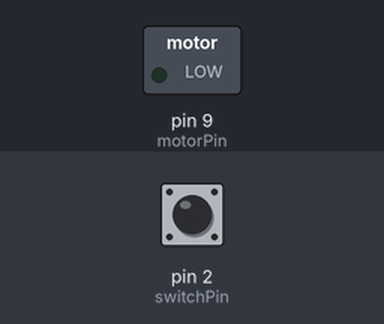
Bench run of a sketch on a simulated Arduino Uno, built with avr-gcc and run on an emulated ATmega328P. Shown: switched loads named in the sketch (green lamp = pin HIGH). The inputs (shaded band) are chosen by the test bench; at power-on: pin 2 (switchPin) LOW.

Above: at 1.2 s.
1.3 s: pin 2 (switchPin) pulled HIGH for 0.15 s
At 2.5 s:
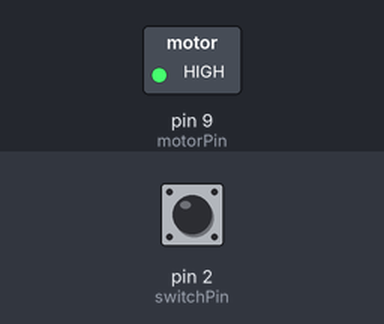
2.9 s: pin 2 (switchPin) pulled HIGH for 1 s
At 3.8 s:
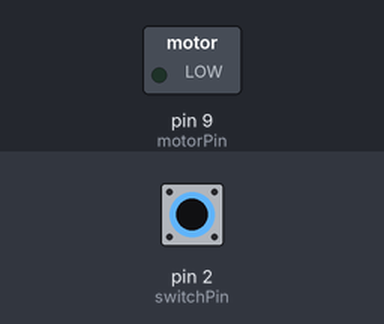
5.4 s: pin 2 (switchPin) pulled HIGH for 3.2 s
At 5.7 s:
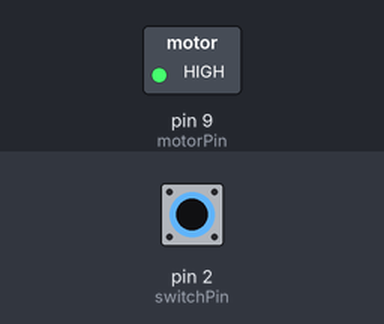
Timing chart, 0 to 8.4 s (numbered marks = the images above; inputs shaded):
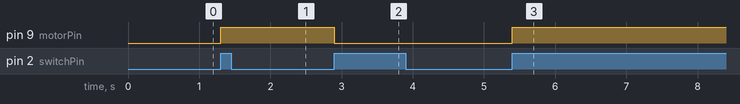

Measured:
- after the input at 1.3 s, pin 9 (motorPin): LOW → HIGH at once
- after the input at 2.9 s, pin 9 (motorPin): HIGH → LOW at once
- after the input at 5.4 s, pin 9 (motorPin): LOW → HIGH at once

The sketch:

arduino-uno-r4-motorized-pinwheel-toggle-switch.ino
```cpp
// This code allows the DC motor to start upon a button press, and continue until another button press is initiated
const int switchPin = 2;
const int motorPin = 9;
int switchState = 0;
int lastSwitchState = 0;
bool motorOn = false;

void setup() {
  // put your setup code here, to run once:
  pinMode(motorPin, OUTPUT);
  pinMode(switchPin, INPUT);
  digitalWrite(motorPin, LOW);

}

void loop() {
  // put your main code here, to run repeatedly:
  switchState = digitalRead(switchPin); // Reads the input from switchPin and saves as switchState

  if (switchState == HIGH && lastSwitchState == LOW){
    motorOn = !motorOn;

    if (motorOn) {
      digitalWrite(motorPin, HIGH);
    } else {
      digitalWrite(motorPin, LOW);
    }                                  // If switchState is read as HIGH, and lastSwitchState is read as LOW. motorPin will switch to HIGH if the previous conditions are met, and Low if anything else happens

    delay(50);
  }

  lastSwitchState = switchState; // lastSwitchState equals the switchState value after the loop finishes
}
```
